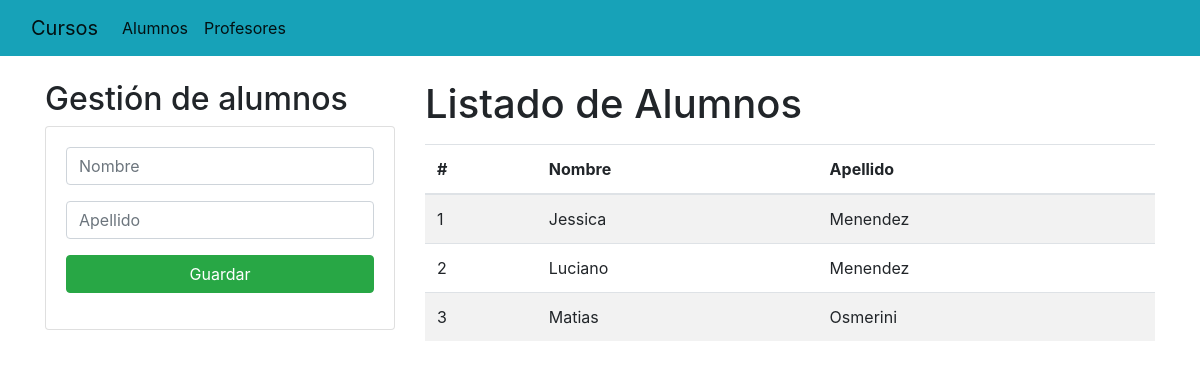
Screenshot of /alumnos/ with the database file from the repository.
### Academico/models.py (models this page shows, shortened)
class Alumno(models.Model):
    nombre= models.CharField(max_length=30)
    apellido= models.CharField(max_length=30)
    email= models.EmailField()

### Academico/views.py (the view)
# urls.py: path('alumnos/', views.homeAlumno),
def homeAlumno(request):
    alumnos = Alumno.objects.all()
    return render(request, "gestionAlumnos.html", {"alumnos": alumnos})

### Academico/templates/gestionAlumnos.html (shortened to what this page needs)
{% extends "./base.html" %}
{% block body %}
    <div class="row">
        <div class="col-sm-12 col-md-6 col-lg-4 col-xl-4">
            <h2>Gestión de alumnos</h2>
            <div class="card">
            <div class="card-body">
                <form action="/registrarAlumno/" method="POST"> {% csrf_token %}
                    <div class="form-group">
                        <input type="text" id="txtNombreAlumno" name="txtNombreAlumno" class="form-control" placeholder="Nombre"
                             maxlength="50" required>
                    </div>
                    <div class="form-group">
                        <input type="text" id="txtApellidoAlumno" name="txtApellidoAlumno" class="form-control" placeholder="Apellido"
                            maxlength="50" required>
                    </div>
                    <div class="form-group">
                        <button type="submit" class="btn btn-success btn-block text-white">Guardar</button>
                    </div>
                </form>
                </div>
            </div>
        </div>
        <div class="col-sm-12 col-md-6 col-lg-8 col-xl-8">
            <h1>Listado de Alumnos</h1>
            <div class="table-responsive py-2">
                <table class="table table-striped">
                    <thead>
                        <tr>
                            <th>#</th>
                            <th>Nombre</th>
                            <th>Apellido</th>
                        </tr>
                    </thead>
                    <tbody>
                        {% for a in alumnos %}
                        <tr>
                            <td>{{forloop.counter}}</td>
                            <td>{{a.nombre}}</td>
                            <td>{{a.apellido}}</td>
                        </tr>
                        {% endfor %}
                    </tbody>
                </table>
            </div>
        </div>
    </div>
{% endblock %}

### rows the page displays
Alumno: nombre "Jessica", apellido "Menendez"
Alumno: nombre "Luciano", apellido "Menendez"
Alumno: nombre "Matias", apellido "Osmerini"
